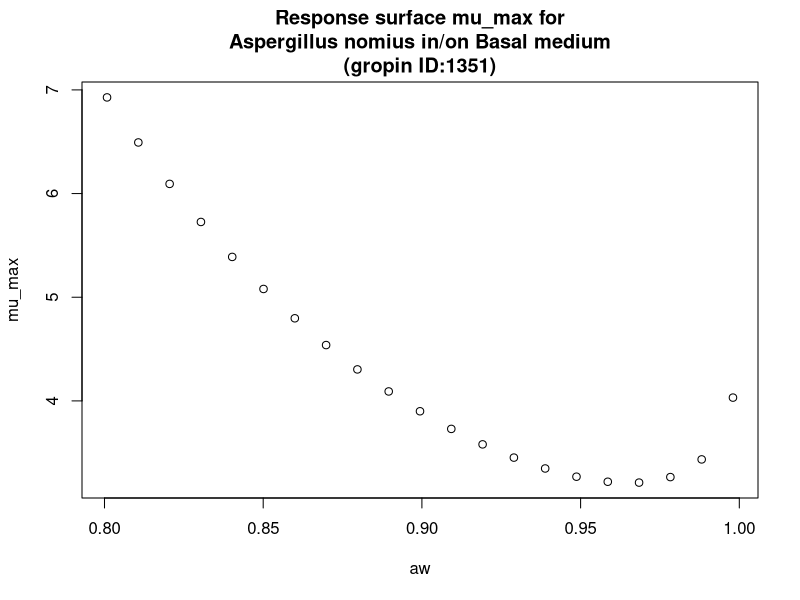

Recreate this plot in R.
#############################
# start of Parameter script
#############################
aw <- seq(0.8008,0.998001998001998,length.out=21)
#############################
# end of Parameter script
#############################
############################# 
# start of Model script Gropin ID 1351 
#############################
 
# constant coefficients for this model
 
variables <- data.frame(aw)
argumentsPar <- expand.grid(variables)
 
# heart of the model
response_surface <- function(aw) {
   mumax <-exp(1.561-4.240*sqrt(1-aw)+11.38*(sqrt(1-aw))^2)

return(mumax=mumax)
} 

# output parameters
mumax <- cbind(argumentsPar,response_surface(argumentsPar['aw']))
colnames(mumax) <- c(colnames(argumentsPar),'mumax')
#############################
# End of Model script
#############################
############################# 
# start of Visualisation script Gropin ID 1351 
#############################
plot(aw,mumax$mumax,
                          xlab='aw',
                          ylab='mu_max',main='Response surface mu_max for
Aspergillus nomius in/on Basal medium
(gropin ID:1351)')
#############################
# End of Visualisation script
#############################
